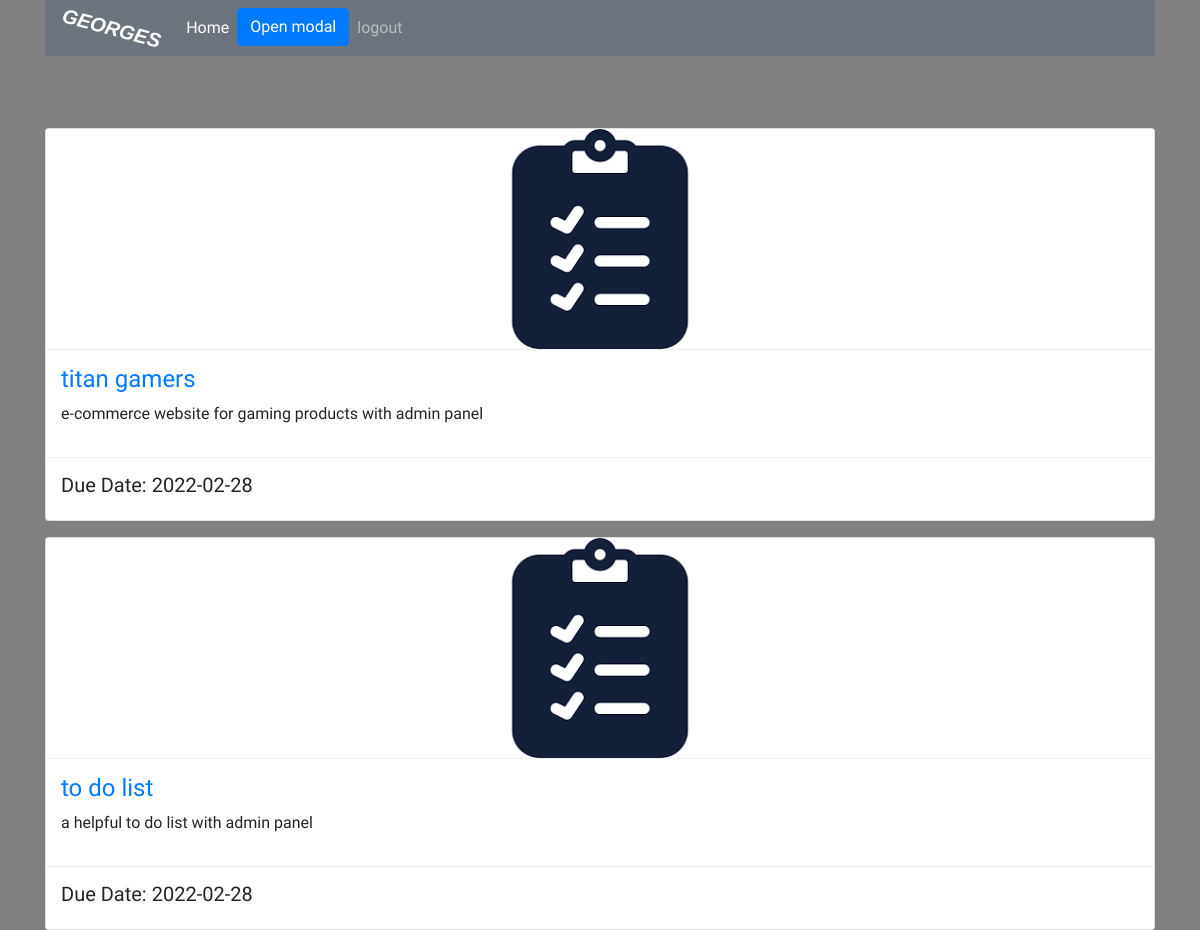
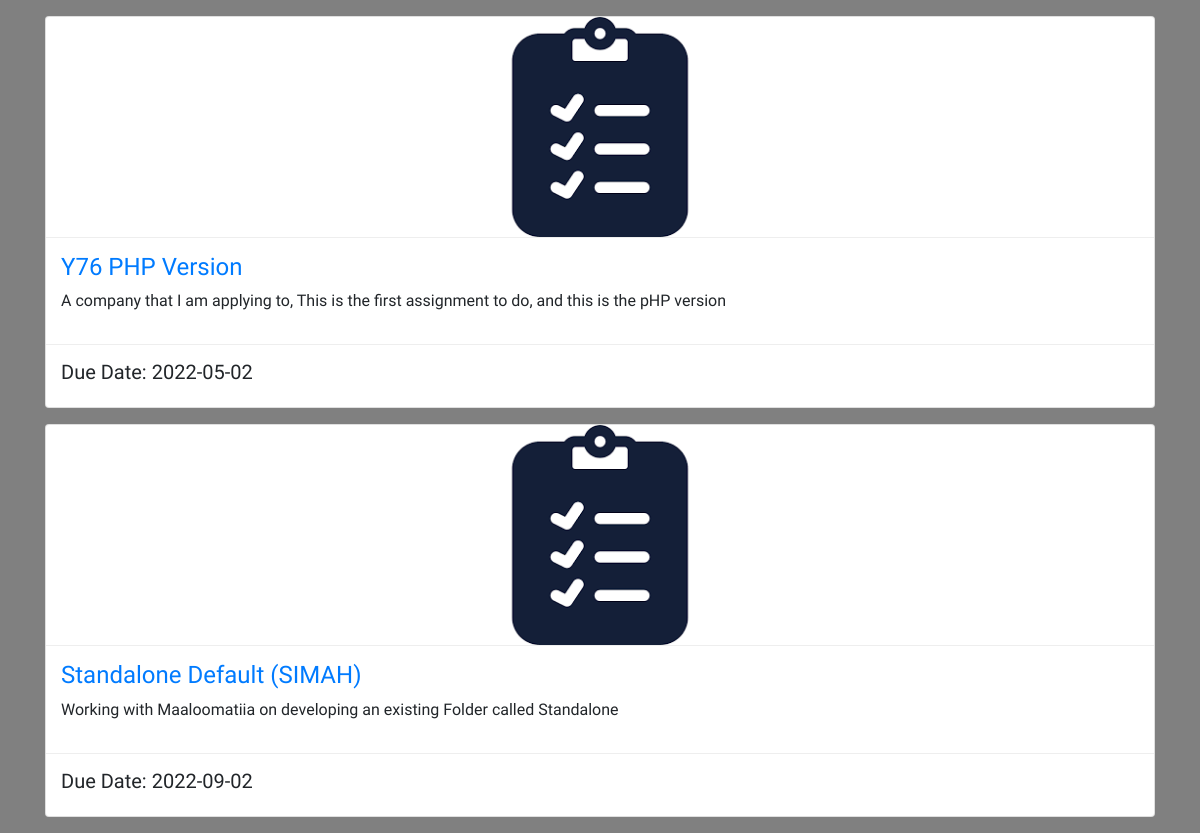
The page /dashboard.php (signed in) on the database its author committed (2 pictures, top to bottom).
### tables this page shows
CREATE TABLE `usertable` (
  `id` int(11) NOT NULL,
  `userToken` varchar(255) NOT NULL,
  `name` varchar(255) NOT NULL,
  `email` varchar(255) NOT NULL,
  `password` varchar(255) NOT NULL,
  `userStatus` varchar(255) NOT NULL,
  `status` text NOT NULL,
  `code` mediumint(50) NOT NULL,
  `RegDate` timestamp NOT NULL DEFAULT current_timestamp(),
  `updateDate` varchar(255) NOT NULL
);

CREATE TABLE `project` (
  `id` int(150) NOT NULL,
  `userToken` varchar(255) NOT NULL,
  `projectToken` varchar(255) NOT NULL,
  `projectName` varchar(255) NOT NULL,
  `projectDescription` longtext NOT NULL,
  `date` timestamp NOT NULL DEFAULT current_timestamp(),
  `updateDate` varchar(255) NOT NULL,
  `dueDate` varchar(255) NOT NULL,
  `status` varchar(255) NOT NULL
);

### dashboard.php (the view, shortened to what this page needs)
<?php
require_once "dataProcessing.php";
if(strlen($_SESSION['userToken']) == 0){
  header('location: index.php');
}
else{
$userQuery = mysqli_query($con, "SELECT name FROM usertable WHERE userToken = '".$_SESSION['userToken']."'");
$rw = mysqli_fetch_array($userQuery);
 ?>
<html lang="en">
   <head>
      <link rel="stylesheet" href="https://stackpath.bootstrapcdn.com/bootstrap/4.1.3/css/bootstrap.min.css">
   	 <link rel="stylesheet" href="https://cdnjs.cloudflare.com/ajax/libs/font-awesome/5.14.0/css/all.min.css" />
      <link href="css/style.css" rel="stylesheet">
   </head>
   <body>
      <div class="container">
         <nav class="navbar navbar-expand-sm navbar-dark bg-secondary">
            <a class="navbar-brand" href="dashboard.php"><?php echo htmlentities($rw['name']); ?></a>
            <div class="collapse navbar-collapse" id="navbarSupportedContent">
               <ul class="navbar-nav mr-auto">
                  <li class="nav-item active">
                     <a class="nav-link" href="dashboard.php">Home</a>
                  </li>
                  <li class="nav-item active">
                    <button type="button" class="btn btn-primary" data-toggle="modal" data-target="#AddProjectModal">
                      Open modal
                    </button>
                  </li>
                  <li class="nav-item">
                     <a class="nav-link" href="logout-user.php">logout</a>
                  </li>
               </ul>
            </div>
         </nav>
      </div>
<br><br><br>
    <div class="container grid">
        <?php
        $allProjectsQuery = mysqli_query($con, "SELECT * FROM project
                            WHERE userToken = '".$_SESSION['userToken']."' AND status = 'active'");
        while($rws = mysqli_fetch_array($allProjectsQuery)){
         ?>
         <div class="row">
          <div class="col">
          	<figure class="card card-product">
          		<div class="img-wrap"><img src="img/icons/logo.png"></div>
          		<figcaption class="info-wrap">
          				<h4 class="title"><a href="tasks.php?prjtk=<?php echo htmlentities($rws['projectToken']); ?>" class=""><?php echo htmlentities($rws['projectName']); ?></a></h4>
          				<p class="desc"><?php echo htmlentities($rws['projectDescription']); ?></p>
          		</figcaption>
          		<div class="bottom-wrap">
          			<div class="price-wrap h5">
          				<span class="price-new">Due Date: <?php echo htmlentities($rws['dueDate']);?></span>
          			</div>
          		</div>
          	</figure>
          </div>
        </div>
  <?php } ?>
</div>
   </body>
</html>
<?php } ?>

### css/style.css (style rules this page uses)
* { margin: 0; padding: 0; box-sizing: border-box; font-family: "Maven Pro", sans-serif; }
body { background-color: gray; }
.navbar-brand { font-weight: bolder; transform: rotate(15deg); text-transform: uppercase; font-style: oblique; font-family: sans-serif; }
.card-product .img-wrap { border-radius: 3px 3px 0 0; overflow: hidden; position: relative; height: 220px; text-align: center; }
.card-product .img-wrap img { max-height: 100%; max-width: 100%; object-fit: cover; }
.card-product .info-wrap { overflow: hidden; padding: 15px; border-top: 1px solid #eee; }
.card-product .bottom-wrap { padding: 15px; border-top: 1px solid #eee; }

### rows shown on the page
usertable: name "GEORGES"
project: projectName "titan gamers", projectDescription "e-commerce website for gaming products with admin panel", dueDate "2022-02-28"
project: projectName "to do list", projectDescription "a helpful to do list with admin panel", dueDate "2022-02-28"
project: projectName "Y76 PHP Version", projectDescription "A company that I am applying to, This is the first assignment to do, and this is the pHP version", dueDate "2022-05-02"
project: projectName "Standalone Default (SIMAH)", projectDescription "Working with Maaloomatiia on developing an existing Folder called Standalone", dueDate "2022-09-02"
